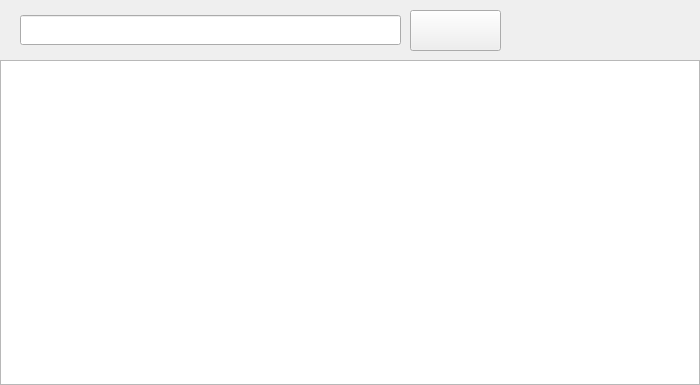
<?xml version="1.0" encoding="UTF-8"?>
<ui version="4.0">
 <class>IMSearchGroup</class>
 <widget class="QWidget" name="IMSearchGroup">
  <property name="geometry">
   <rect>
    <x>0</x>
    <y>0</y>
    <width>700</width>
    <height>385</height>
   </rect>
  </property>
  <property name="windowTitle">
   <string>IMSearchGroup</string>
  </property>
  <widget class="CFriendListWidgetBase" name="mListWidgetSearchGroup">
   <property name="geometry">
    <rect>
     <x>0</x>
     <y>60</y>
     <width>700</width>
     <height>325</height>
    </rect>
   </property>
  </widget>
  <widget class="QLineEdit" name="mlineEditSearchGroup">
   <property name="geometry">
    <rect>
     <x>20</x>
     <y>15</y>
     <width>381</width>
     <height>30</height>
    </rect>
   </property>
  </widget>
  <widget class="QPushButton" name="mPButtonSearchGroup">
   <property name="geometry">
    <rect>
     <x>410</x>
     <y>10</y>
     <width>91</width>
     <height>41</height>
    </rect>
   </property>
   <property name="cursor">
    <cursorShape>PointingHandCursor</cursorShape>
   </property>
   <property name="text">
    <string/>
   </property>
  </widget>
  <widget class="QLabel" name="mLabelSearchGroup">
   <property name="geometry">
    <rect>
     <x>0</x>
     <y>0</y>
     <width>700</width>
     <height>60</height>
    </rect>
   </property>
   <property name="text">
    <string/>
   </property>
  </widget>
  <zorder>mLabelSearchGroup</zorder>
  <zorder>mListWidgetSearchGroup</zorder>
  <zorder>mlineEditSearchGroup</zorder>
  <zorder>mPButtonSearchGroup</zorder>
 </widget>
 <layoutdefault spacing="6" margin="11"/>
 <customwidgets>
  <customwidget>
   <class>CFriendListWidgetBase</class>
   <extends>QListWidget</extends>
   <header>cfriendlistwidgetbase.h</header>
  </customwidget>
 </customwidgets>
 <resources/>
 <connections/>
</ui>
